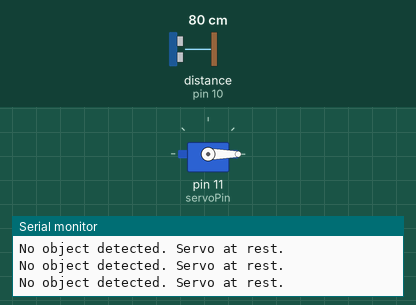
This sketch was run on a simulated Arduino Uno, built with avr-gcc and run on an emulated ATmega328P. On the bench: servo, the last lines printed to the serial monitor. Wiring (inferred from the names in the program): ultrasonic range finder: trigger pin 9; echo pin 10. The inputs (shaded band) are chosen by the test bench; at power-on: distance to the obstacle (sensor on pin 10) 80 cm. The echo pulse lasts 58.3 µs per cm.

Above: at 1.2 s.
1.3 s: distance to the obstacle (sensor on pin 10) set to 12 cm
2.8 s: distance to the obstacle (sensor on pin 10) set to 9 cm
At 4.0 s:
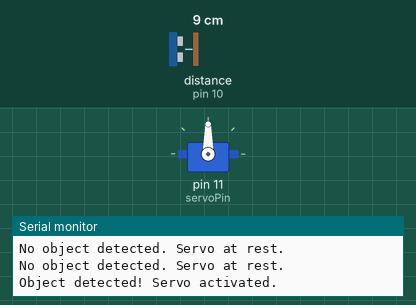
4.3 s: distance to the obstacle (sensor on pin 10) set to 18 cm
At 6.4 s:
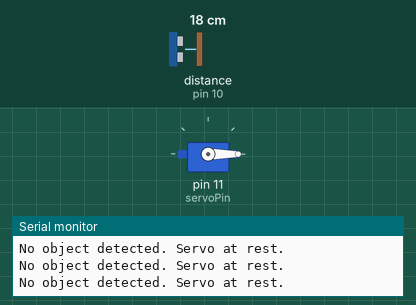
7.3 s: distance to the obstacle (sensor on pin 10) set to 2 cm
At 8.2 s:
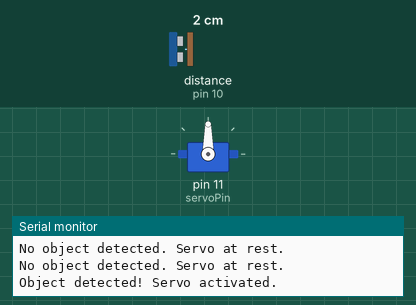
Timing chart, 0 to 9.8 s (numbered marks = the images above; inputs shaded):
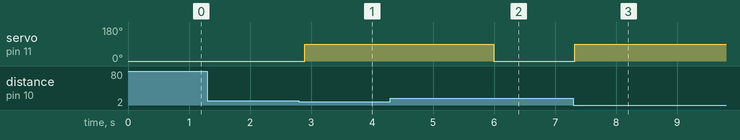

Measured:
- the behaviour switches between 11 and 10 cm on distance to the obstacle (sensor on pin 10) (found by bisection; images 0 and 1)
- after the input at 2.8 s, servo on pin 11 (servoPin): 0° → 90° after 0.10 s
- after the input at 4.3 s, servo on pin 11 (servoPin): 90° → 0° after 1.7 s
- after the input at 7.3 s, servo on pin 11 (servoPin): 0° → 90° at once

The sketch:

servo_with_ultrasonic_sensor.ino
```cpp
#include <Servo.h>

// Pin Definitions
const int trigPin = 9;
const int echoPin = 10;
const int servoPin = 11;

// Constants
const int detectionThreshold = 10; // Distance in cm to trigger the servo
const int servoRestPosition = 0;
const int servoActivePosition = 90;

Servo myServo;

void setup() {
  Serial.begin(9600);
  pinMode(trigPin, OUTPUT);
  pinMode(echoPin, INPUT);
  myServo.attach(servoPin);
  myServo.write(servoRestPosition); // Initialize servo to rest position
}

void loop() {
  if (isObjectDetected()) {
    myServo.write(servoActivePosition);
    Serial.println("Object detected! Servo activated.");
    delay(3000);
  } else {
    myServo.write(servoRestPosition);
    Serial.println("No object detected. Servo at rest.");
  }

  delay(100); // Small delay to prevent too rapid updates
}

bool isObjectDetected() {
  long duration, distance;

  // Trigger the ultrasonic sensor
  digitalWrite(trigPin, LOW);
  delayMicroseconds(2);
  digitalWrite(trigPin, HIGH);
  delayMicroseconds(10);
  digitalWrite(trigPin, LOW);

  // Read the echo
  duration = pulseIn(echoPin, HIGH);

  // Calculate distance
  distance = (duration * 0.034) / 2;

  // Return true if an object is detected within the threshold
  return (distance < detectionThreshold);
}
```
